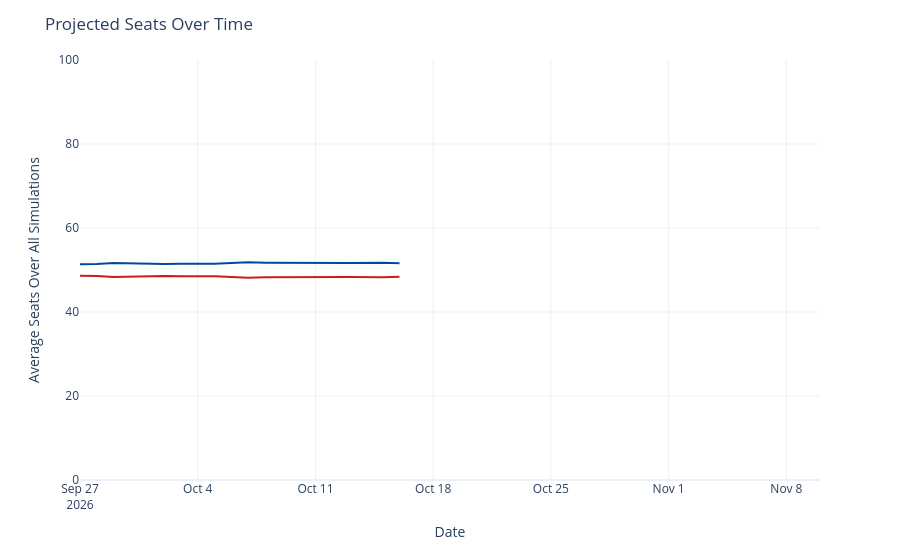

Source (notebook cell):
### Code cell
seats_over_time = output_ts[(output_ts['geo'] == 'US Senate') &
                             (output_ts['type'] == 'seats')]
seats_over_time['rep_seats'] = seats_over_time['y'].map(lambda x: 100 - x)
seats_over_time = seats_over_time.rename({'y': 'Democrats', 'rep_seats': 'Republicans'}, axis=1)
seats_time_ser = px.line(seats_over_time, x='date', y=['Democrats', 'Republicans'], template='plotly_white',
                        color_discrete_map={'Democrats': '#004b97', 'Republicans': '#c71e1d'},)
seats_time_ser.update_traces(hovertemplate="%{y:.1f}")
seats_time_ser.update_layout(
    xaxis=dict(range=[pd.to_datetime('2026-09-27'), pd.to_datetime('2026-11-10')]),
    yaxis=dict(range=[0, 100]),
    xaxis_title='Date',
    yaxis_title='Average Seats Over All Simulations',
    title=dict(text="Projected Seats Over Time"),
    hovermode="x",
    showlegend=False
)
seats_time_ser

### Figure 1 — Plotly figure (JSON) as saved in the notebook; plotly's stock layout.template omitted (floating-point values rounded to 4 significant figures)
{"data": [{"hovertemplate": "%{y:.1f}", "legendgroup": "Democrats", "line": {"color": "#004b97", "dash": "solid"}, "marker": {"symbol": "circle"}, "mode": "lines", "name": "Democrats", "orientation": "v", "showlegend": true, "type": "scatter", "x": ["2026-09-27", "2026-09-28", "2026-09-29", "2026-09-30", "2026-10-01", "2026-10-02", "2026-10-03", "2026-10-04", "2026-10-05", "2026-10-06", "2026-10-07", "2026-10-08", "2026-10-09", "2026-10-10", "2026-10-11", "2026-10-12", "2026-10-13", "2026-10-15", "2026-10-16"], "xaxis": "x", "y": [51.35, 51.4, 51.64, 51.51, 51.41, 51.42, 51.47, 51.47, 51.48, 51.68, 51.82, 51.75, 51.71, 51.62, 51.6, 51.62, 51.64, 51.74, 51.6], "yaxis": "y"}, {"hovertemplate": "%{y:.1f}", "legendgroup": "Republicans", "line": {"color": "#c71e1d", "dash": "solid"}, "marker": {"symbol": "circle"}, "mode": "lines", "name": "Republicans", "orientation": "v", "showlegend": true, "type": "scatter", "x": ["2026-09-27", "2026-09-28", "2026-09-29", "2026-09-30", "2026-10-01", "2026-10-02", "2026-10-03", "2026-10-04", "2026-10-05", "2026-10-06", "2026-10-07", "2026-10-08", "2026-10-09", "2026-10-10", "2026-10-11", "2026-10-12", "2026-10-13", "2026-10-15", "2026-10-16"], "xaxis": "x", "y": [48.65, 48.6, 48.36, 48.49, 48.59, 48.58, 48.53, 48.53, 48.52, 48.32, 48.18, 48.25, 48.29, 48.38, 48.4, 48.38, 48.36, 48.26, 48.4], "yaxis": "y"}], "layout": {"hovermode": "x", "legend": {"title": {"text": "variable"}, "tracegroupgap": 0}, "margin": {"t": 60}, "showlegend": false, "title": {"text": "Projected Seats Over Time"}, "xaxis": {"anchor": "y", "domain": [0, 1], "range": ["2026-09-27T00:00:00", "2026-11-10T00:00:00"], "title": {"text": "Date"}}, "yaxis": {"anchor": "x", "domain": [0, 1], "range": [0, 100], "title": {"text": "Average Seats Over All Simulations"}}}}
